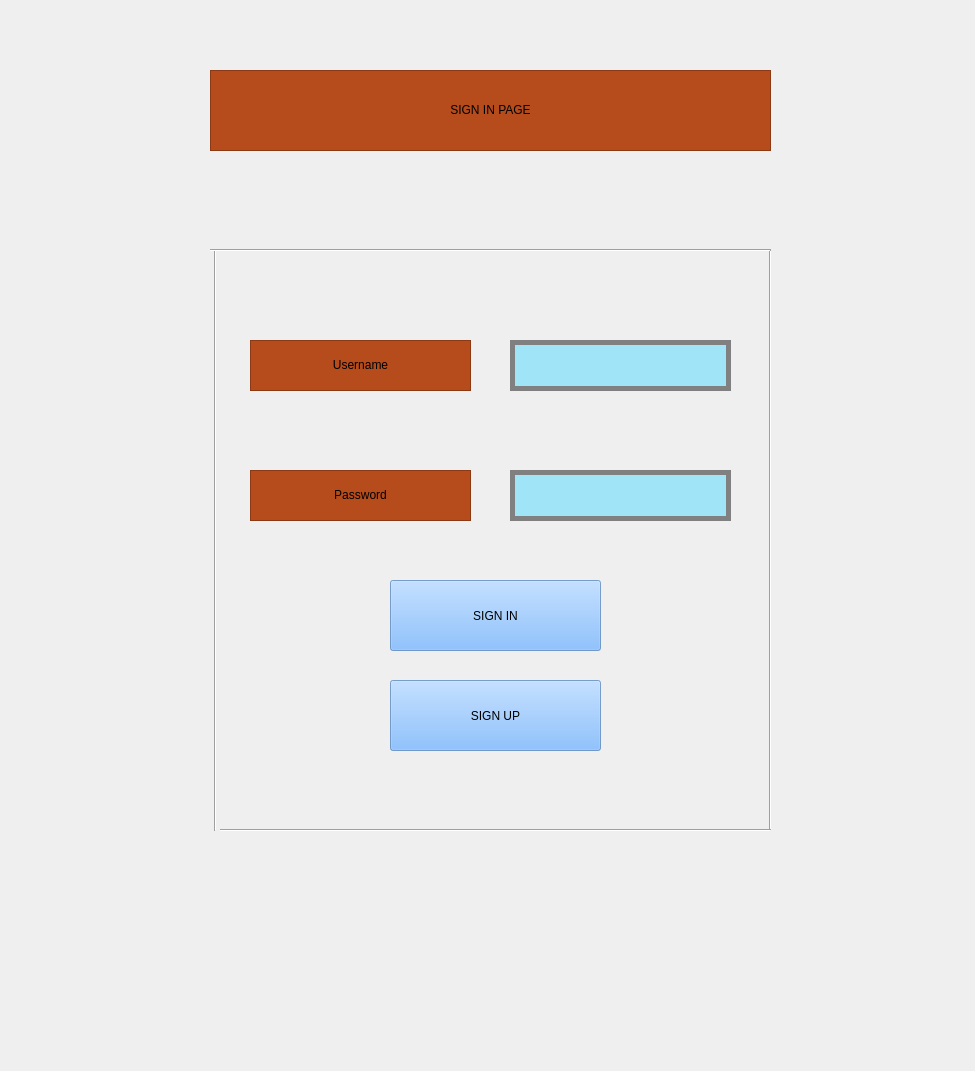
<?xml version="1.0" encoding="UTF-8"?>
<ui version="4.0">
 <class>Frame</class>
 <widget class="QFrame" name="Frame">
  <property name="geometry">
   <rect>
    <x>0</x>
    <y>0</y>
    <width>975</width>
    <height>1071</height>
   </rect>
  </property>
  <property name="windowTitle">
   <string>Frame</string>
  </property>
  <widget class="QLabel" name="label">
   <property name="geometry">
    <rect>
     <x>210</x>
     <y>70</y>
     <width>561</width>
     <height>81</height>
    </rect>
   </property>
   <property name="styleSheet">
    <string notr="true">font: 35pt &quot;Academy Engraved LET&quot;;
background-color: rgb(182, 75, 28);</string>
   </property>
   <property name="frameShape">
    <enum>QFrame::StyledPanel</enum>
   </property>
   <property name="lineWidth">
    <number>10</number>
   </property>
   <property name="text">
    <string>SIGN IN PAGE</string>
   </property>
   <property name="textFormat">
    <enum>Qt::RichText</enum>
   </property>
   <property name="scaledContents">
    <bool>false</bool>
   </property>
   <property name="alignment">
    <set>Qt::AlignCenter</set>
   </property>
   <property name="margin">
    <number>10</number>
   </property>
   <property name="indent">
    <number>5</number>
   </property>
  </widget>
  <widget class="QLabel" name="label_2">
   <property name="geometry">
    <rect>
     <x>250</x>
     <y>340</y>
     <width>221</width>
     <height>51</height>
    </rect>
   </property>
   <property name="styleSheet">
    <string notr="true">font: 35pt &quot;Academy Engraved LET&quot;;
background-color: rgb(182, 75, 28);</string>
   </property>
   <property name="frameShape">
    <enum>QFrame::StyledPanel</enum>
   </property>
   <property name="lineWidth">
    <number>10</number>
   </property>
   <property name="text">
    <string>Username</string>
   </property>
   <property name="textFormat">
    <enum>Qt::RichText</enum>
   </property>
   <property name="scaledContents">
    <bool>false</bool>
   </property>
   <property name="alignment">
    <set>Qt::AlignCenter</set>
   </property>
   <property name="margin">
    <number>10</number>
   </property>
   <property name="indent">
    <number>5</number>
   </property>
  </widget>
  <widget class="QLabel" name="label_3">
   <property name="geometry">
    <rect>
     <x>250</x>
     <y>470</y>
     <width>221</width>
     <height>51</height>
    </rect>
   </property>
   <property name="styleSheet">
    <string notr="true">font: 35pt &quot;Academy Engraved LET&quot;;
background-color: rgb(182, 75, 28);</string>
   </property>
   <property name="frameShape">
    <enum>QFrame::StyledPanel</enum>
   </property>
   <property name="lineWidth">
    <number>10</number>
   </property>
   <property name="text">
    <string>Password</string>
   </property>
   <property name="textFormat">
    <enum>Qt::RichText</enum>
   </property>
   <property name="scaledContents">
    <bool>false</bool>
   </property>
   <property name="alignment">
    <set>Qt::AlignCenter</set>
   </property>
   <property name="margin">
    <number>10</number>
   </property>
   <property name="indent">
    <number>5</number>
   </property>
  </widget>
  <widget class="Line" name="line">
   <property name="geometry">
    <rect>
     <x>200</x>
     <y>250</y>
     <width>31</width>
     <height>581</height>
    </rect>
   </property>
   <property name="orientation">
    <enum>Qt::Vertical</enum>
   </property>
  </widget>
  <widget class="Line" name="line_2">
   <property name="geometry">
    <rect>
     <x>760</x>
     <y>250</y>
     <width>20</width>
     <height>581</height>
    </rect>
   </property>
   <property name="orientation">
    <enum>Qt::Vertical</enum>
   </property>
  </widget>
  <widget class="Line" name="line_3">
   <property name="geometry">
    <rect>
     <x>210</x>
     <y>240</y>
     <width>561</width>
     <height>20</height>
    </rect>
   </property>
   <property name="orientation">
    <enum>Qt::Horizontal</enum>
   </property>
  </widget>
  <widget class="Line" name="line_4">
   <property name="geometry">
    <rect>
     <x>220</x>
     <y>820</y>
     <width>551</width>
     <height>20</height>
    </rect>
   </property>
   <property name="orientation">
    <enum>Qt::Horizontal</enum>
   </property>
  </widget>
  <widget class="QTextEdit" name="usrNmTxt">
   <property name="geometry">
    <rect>
     <x>510</x>
     <y>340</y>
     <width>221</width>
     <height>51</height>
    </rect>
   </property>
   <property name="styleSheet">
    <string notr="true">background-color: rgba(82, 217, 255, 128);
border: 5px solid grey;</string>
   </property>
  </widget>
  <widget class="QTextEdit" name="passTxt">
   <property name="geometry">
    <rect>
     <x>510</x>
     <y>470</y>
     <width>221</width>
     <height>51</height>
    </rect>
   </property>
   <property name="styleSheet">
    <string notr="true">background-color: rgba(82, 217, 255, 128);
border: 5px solid grey;</string>
   </property>
  </widget>
  <widget class="QPushButton" name="signInBtn">
   <property name="geometry">
    <rect>
     <x>390</x>
     <y>580</y>
     <width>211</width>
     <height>71</height>
    </rect>
   </property>
   <property name="cursor">
    <cursorShape>PointingHandCursor</cursorShape>
   </property>
   <property name="focusPolicy">
    <enum>Qt::StrongFocus</enum>
   </property>
   <property name="autoFillBackground">
    <bool>false</bool>
   </property>
   <property name="styleSheet">
    <string notr="true">font: 35pt &quot;Academy Engraved LET&quot;;
background-color: rgba(107, 176, 255, 179);</string>
   </property>
   <property name="text">
    <string>SIGN IN</string>
   </property>
  </widget>
  <widget class="QPushButton" name="signUpBtn">
   <property name="geometry">
    <rect>
     <x>390</x>
     <y>680</y>
     <width>211</width>
     <height>71</height>
    </rect>
   </property>
   <property name="cursor">
    <cursorShape>PointingHandCursor</cursorShape>
   </property>
   <property name="focusPolicy">
    <enum>Qt::StrongFocus</enum>
   </property>
   <property name="autoFillBackground">
    <bool>false</bool>
   </property>
   <property name="styleSheet">
    <string notr="true">font: 35pt &quot;Academy Engraved LET&quot;;
background-color: rgba(107, 176, 255, 179);</string>
   </property>
   <property name="text">
    <string>SIGN UP</string>
   </property>
  </widget>
 </widget>
 <resources/>
 <connections/>
</ui>
